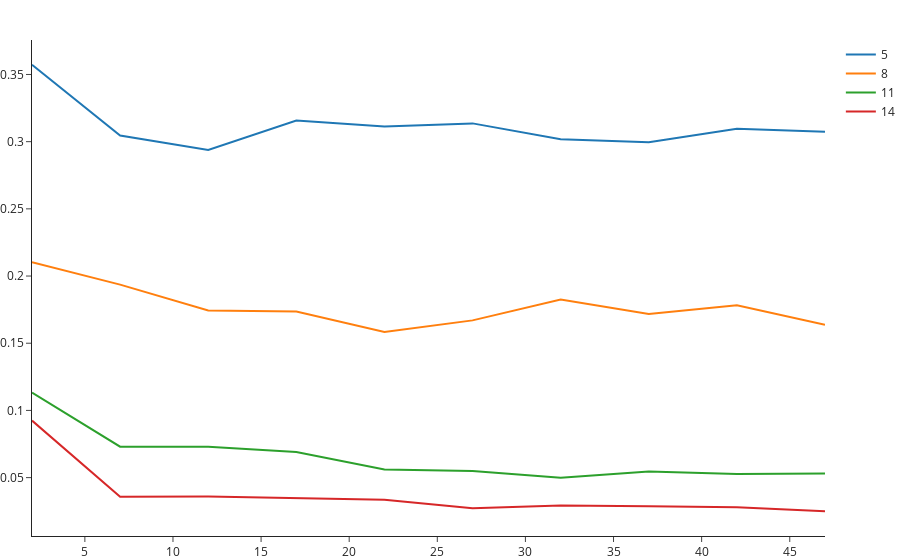

Here is the notebook cell this chart was saved with:
### Code cell
errors_lst_arr = np.array(errors_lst)

fig = go.Figure()
for i, depth in enumerate(depths):
  errors_single = errors_lst_arr[i,:]
  fig.add_trace(go.Scatter(x=bootstrap_ns, y=errors_single,
                      mode='lines',
                      name=depth))
fig.show()

### Figure 1 — Plotly figure (JSON) as saved in the notebook; plotly's stock layout.template omitted (floating-point values rounded to 4 significant figures)
{"data": [{"mode": "lines", "name": "5", "type": "scatter", "x": [2, 7, 12, 17, 22, 27, 32, 37, 42, 47], "y": [0.3572, 0.3046, 0.2938, 0.3158, 0.3112, 0.3136, 0.3018, 0.2996, 0.3096, 0.3074]}, {"mode": "lines", "name": "8", "type": "scatter", "x": [2, 7, 12, 17, 22, 27, 32, 37, 42, 47], "y": [0.2102, 0.1936, 0.1744, 0.1736, 0.1584, 0.167, 0.1826, 0.1718, 0.1782, 0.1638]}, {"mode": "lines", "name": "11", "type": "scatter", "x": [2, 7, 12, 17, 22, 27, 32, 37, 42, 47], "y": [0.1132, 0.073, 0.073, 0.069, 0.056, 0.055, 0.0498, 0.0546, 0.0526, 0.053]}, {"mode": "lines", "name": "14", "type": "scatter", "x": [2, 7, 12, 17, 22, 27, 32, 37, 42, 47], "y": [0.0924, 0.0358, 0.036, 0.0348, 0.0336, 0.0272, 0.0292, 0.0286, 0.028, 0.025]}], "layout": {}}
